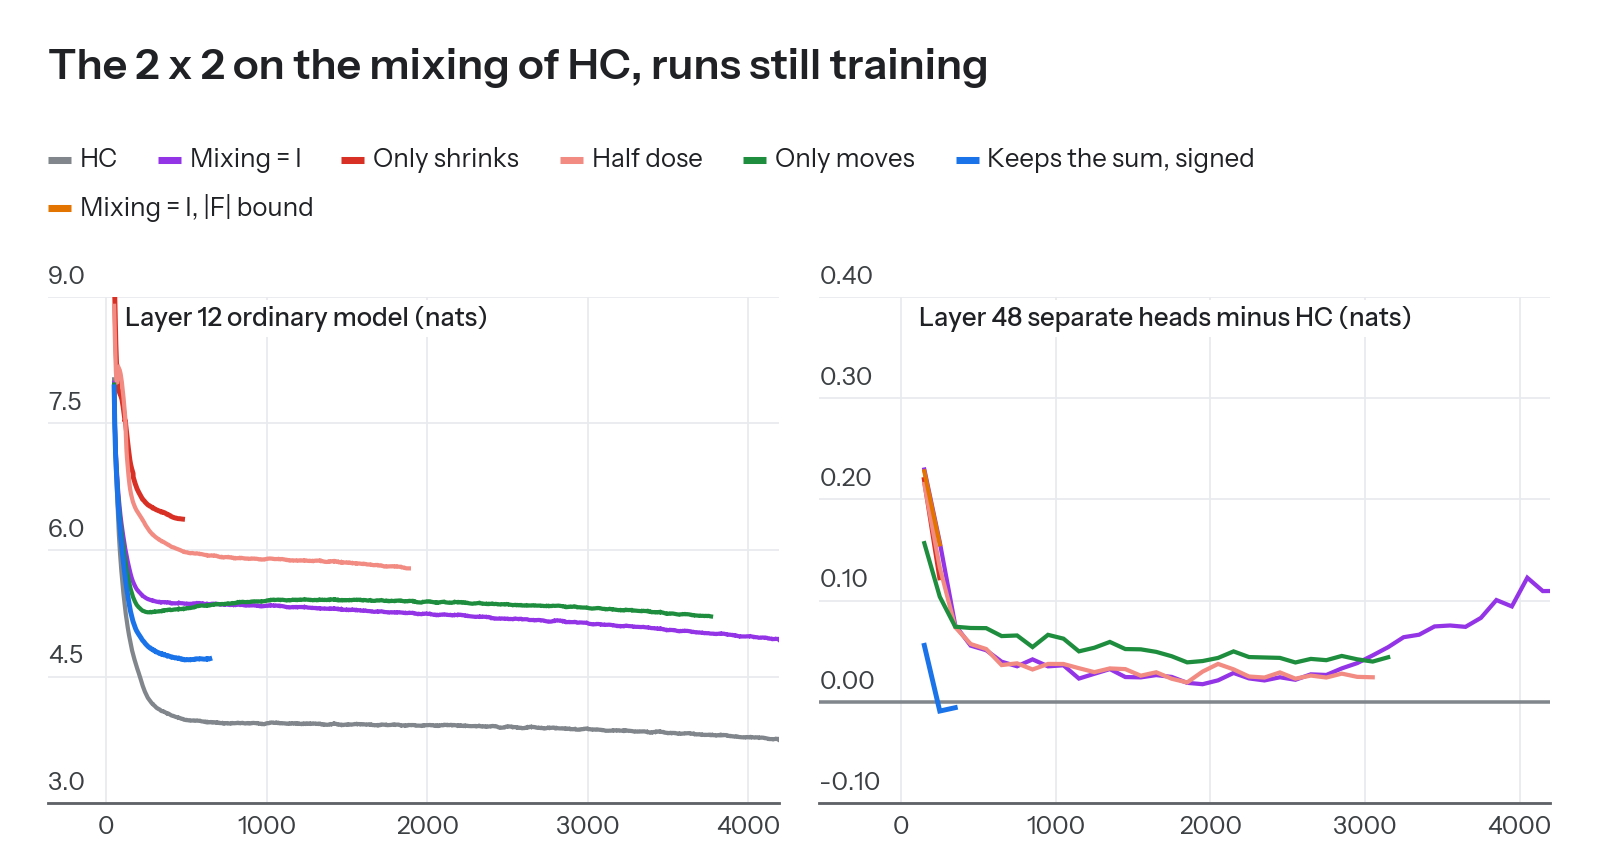

Python code for this plot:
"""The 2 x 2 on HC's mixing, interim, 2026-11-04 13:30 EST. Status figure for the owner; not a page figure. Runs still training.

Data: ../../pls_hcid/live_1104c.npz (W&B train/pls/L{k} of the running runs, live_1104c.py), ../../pls_blog/d48g4.npz (finished: HC, mixing = I).
Left: layer 12 train cross-entropy of the ordinary models by step, rolling mean over 50 steps. Right: layer 48 train cross-entropy of the separate-heads models minus HC with separate heads at the same steps, 100-step bins.
Output: hc_2x2_1104.{pdf,png}."""
from pathlib import Path

import numpy as np
from style import *

HERE = Path(__file__).parent
apply_style()
D = HERE.parents[1]
L = np.load(D / "pls_hcid/live_1104c.npz", allow_pickle=True)
Z = np.load(D / "pls_blog/d48g4.npz", allow_pickle=True)
lay = [int(v) for v in L["lay"]]
PUR, GRN, RED, YEL, RED1 = tone("purple", 600), tone("green", 600), tone("red", 600), tone("yellow", 900), tone("red", 300)
legend = [("HC", GREY), ("Mixing = I", PUR), ("Only shrinks", RED), ("Half dose", RED1), ("Only moves", GRN), ("Keeps the sum, signed", BLUE), ("Mixing = I, |F| bound", YEL)]
fig, axes = canvas(1, 2, width=WIDTH_TEXT, panel_height=2.0, title="The 2 x 2 on the mixing of HC, runs still training", legend=legend)
a, b = np.ravel(axes)
def roll(st, y, w=50):
    return st[w - 1:], np.convolve(y, np.ones(w) / w, mode="valid")
def live(n, l):
    return L[n + "/step"], L[n + "/ce"][:, lay.index(l)]
def done(t, l):
    return Z[t + "/step"], Z[t + "/ce"][:, l - 1]
for s, col, lw in ((done("-sep-bbfrozen-ahc-fa4thd-vs-d48", 12), GREY, 1.2), (done("-sep-bbfrozen-ahc-hcid-fa4thd-vs-d48", 12), PUR, 1.2), (live("w972 only shrinks", 12), RED, 1.4), (live("w1002 half dose", 12), RED1, 1.2), (live("w1000 only moves", 12), GRN, 1.2), (live("w1006 keeps the sum", 12), BLUE, 1.4)):
    a.plot(*roll(*s), color=col, lw=lw)
nice_y(a, 3.5, 7, fmt="{:.1f}")
a.set_xlim(0, 4000)
a.set_xticks([0, 1000, 2000, 3000, 4000])
room(a)
panel_label(a, "Layer 12 ordinary model (nats)")
def gap(x, w=100):
    sa, ya = x
    sb, yb = done("-sep-ahc-fa4thd-vs-d48", 48)
    xs, ys = [], []
    for s in range(100, int(sa[-1]) - w + 2, w):
        ma, mb = (sa >= s) & (sa < s + w), (sb >= s) & (sb < s + w)
        if ma.sum() > 0.8 * w:
            xs.append(s + w / 2); ys.append(ya[ma].mean() - yb[mb].mean())
    return xs, ys
b.axhline(0, color=GREY, lw=1.0)
for s, col, lw in ((done("-sep-ahc-hcid-fa4thd-vs-d48", 48), PUR, 1.2), (live("w973 only shrinks", 48), RED, 1.4), (live("w1003 half dose", 48), RED1, 1.2), (live("w1001 only moves", 48), GRN, 1.2), (live("w1007 keeps the sum", 48), BLUE, 1.4), (live("w1091 mixing = I, bound", 48), YEL, 1.2)):
    b.plot(*gap(s), color=col, lw=lw)
nice_y(b, -0.05, 0.25, fmt="{:.2f}")
b.set_xlim(0, 4000)
b.set_xticks([0, 1000, 2000, 3000, 4000])
room(b)
panel_label(b, "Layer 48 separate heads minus HC (nats)")
save(fig, HERE / "hc_2x2_1104")
